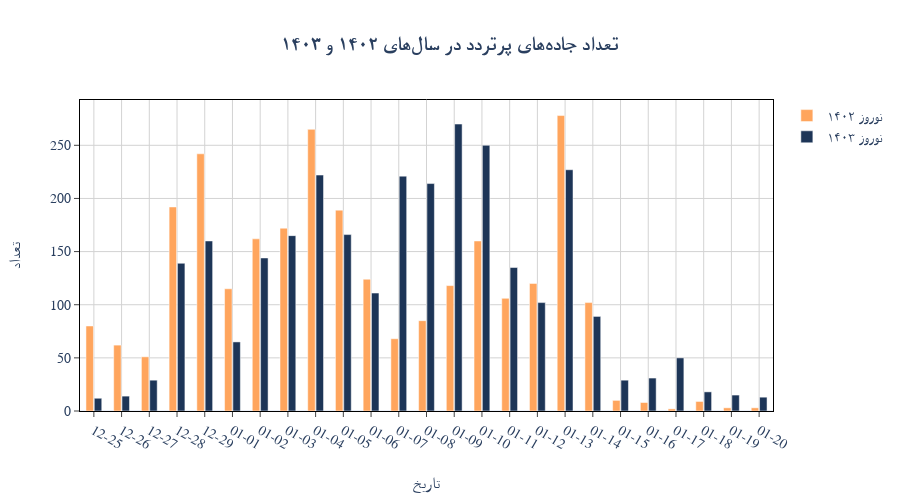

The cell this chart's notebook holds for it:
### Code cell
import plotly.graph_objects as go
import plotly.express as px
import pandas as pd

# Filter and reshape the DataFrame
filtered_df = df[df['date'] >= "12-25"].copy()
filtered_df['date'] = filtered_df['date'].str.replace("13-", "01-")###############################################################

# Melt the dataframe to long format suitable for Plotly
long_df = filtered_df.melt(
    id_vars='date',
    value_vars=['count_02', 'count_03'],
    var_name='سال',
    value_name='تعداد'
)

# Map column names to Persian labels
long_df['سال'] = long_df['سال'].map({
    'count_02': 'تعداد جادههای پرتردد سال ۱۴۰۲',
    'count_03': 'تعداد جادههای پرتردد سال ۱۴۰۳'
})


custom_order = [f"12-{str(day).zfill(2)}" for day in range(20, 30)] + \
               [f"01-{str(day).zfill(2)}" for day in range(1, 21)]

# رسم نمودار با استفاده از قالب تمپلیت اصلی
fig = go.Figure()

# اضافه کردن بارهای سال ۱۴۰۲ و ۱۴۰۳
fig.add_trace(go.Bar(
    x=long_df[long_df['سال'] == 'تعداد جادههای پرتردد سال ۱۴۰۲']['date'],
    y=long_df[long_df['سال'] == 'تعداد جادههای پرتردد سال ۱۴۰۲']['تعداد'],
    name='نوروز ۱۴۰۲',
    marker_color='#FFA55D'
))

fig.add_trace(go.Bar(
    x=long_df[long_df['سال'] == 'تعداد جادههای پرتردد سال ۱۴۰۳']['date'],
    y=long_df[long_df['سال'] == 'تعداد جادههای پرتردد سال ۱۴۰۳']['تعداد'],
    name='نوروز ۱۴۰۳',
    marker_color='#1d3557'
))

# تنظیمات ظاهری مشابه تمپلیت مرجع
fig.update_layout(
    xaxis=dict(
        title='تاریخ',
        title_font=dict(size=16),
        tickfont=dict(size=14),
        tickangle=30,###############################################################
        title_standoff=25,
        mirror=True,
        ticks='outside',
        showline=True,
        linecolor='black',
        gridcolor='lightgray',
        type='category',
        categoryorder='array',###############################################################
        categoryarray=custom_order###############################################################
    ),
    yaxis=dict(
        title='تعداد',
        title_font=dict(size=16),
        tickfont=dict(size=14),
        title_standoff=25,
        mirror=True,
        ticks='outside',
        showline=True,
        linecolor='black',
        gridcolor='lightgray',
    ),
    font=dict(
        family='Yas',
        size=14,
    ),
    title='<b>تعداد جادههای پرتردد در سالهای ۱۴۰۲ و ۱۴۰۳</b>',
    title_x=0.5,
    barmode='group',
    template='plotly_white',
    bargap=0.4,
    bargroupgap=0.1,
    height=500,
    legend_title_text='',
    hovermode='x unified'
)

fig.show()

### Figure 1 — Plotly figure (JSON) as saved in the notebook; plotly's stock layout.template omitted (floating-point values rounded to 4 significant figures)
{"data": [{"marker": {"color": "#FFA55D"}, "name": "نوروز ۱۴۰۲", "type": "bar", "x": ["12-25", "12-26", "12-27", "12-28", "12-29", "01-01", "01-02", "01-03", "01-04", "01-05", "01-06", "01-07", "01-08", "01-09", "01-10", "01-11", "01-12", "01-13", "01-14", "01-15", "01-16", "01-17", "01-18", "01-19", "01-20"], "y": [80, 62, 51, 192, 242, 115, 162, 172, 265, 189, 124, 68, 85, 118, 160, 106, 120, 278, 102, 10, 8, 2, 9, 3, 3]}, {"marker": {"color": "#1d3557"}, "name": "نوروز ۱۴۰۳", "type": "bar", "x": ["12-25", "12-26", "12-27", "12-28", "12-29", "01-01", "01-02", "01-03", "01-04", "01-05", "01-06", "01-07", "01-08", "01-09", "01-10", "01-11", "01-12", "01-13", "01-14", "01-15", "01-16", "01-17", "01-18", "01-19", "01-20"], "y": [12, 14, 29, 139, 160, 65, 144, 165, 222, 166, 111, 221, 214, 270, 250, 135, 102, 227, 89, 29, 31, 50, 18, 15, 13]}], "layout": {"bargap": 0.4, "bargroupgap": 0.1, "barmode": "group", "font": {"family": "Yas", "size": 14}, "height": 500, "hovermode": "x unified", "legend": {"title": {"text": ""}}, "title": {"text": "<b>تعداد جادههای پرتردد در سالهای ۱۴۰۲ و ۱۴۰۳</b>", "x": 0.5}, "xaxis": {"categoryarray": ["12-20", "12-21", "12-22", "12-23", "12-24", "12-25", "12-26", "12-27", "12-28", "12-29", "01-01", "01-02", "01-03", "01-04", "01-05", "01-06", "01-07", "01-08", "01-09", "01-10", "01-11", "01-12", "01-13", "01-14", "01-15", "01-16", "01-17", "01-18", "01-19", "01-20"], "categoryorder": "array", "gridcolor": "lightgray", "linecolor": "black", "mirror": true, "showline": true, "tickangle": 30, "tickfont": {"size": 14}, "ticks": "outside", "title": {"font": {"size": 16}, "standoff": 25, "text": "تاریخ"}, "type": "category"}, "yaxis": {"gridcolor": "lightgray", "linecolor": "black", "mirror": true, "showline": true, "tickfont": {"size": 14}, "ticks": "outside", "title": {"font": {"size": 16}, "standoff": 25, "text": "تعداد"}}}}
